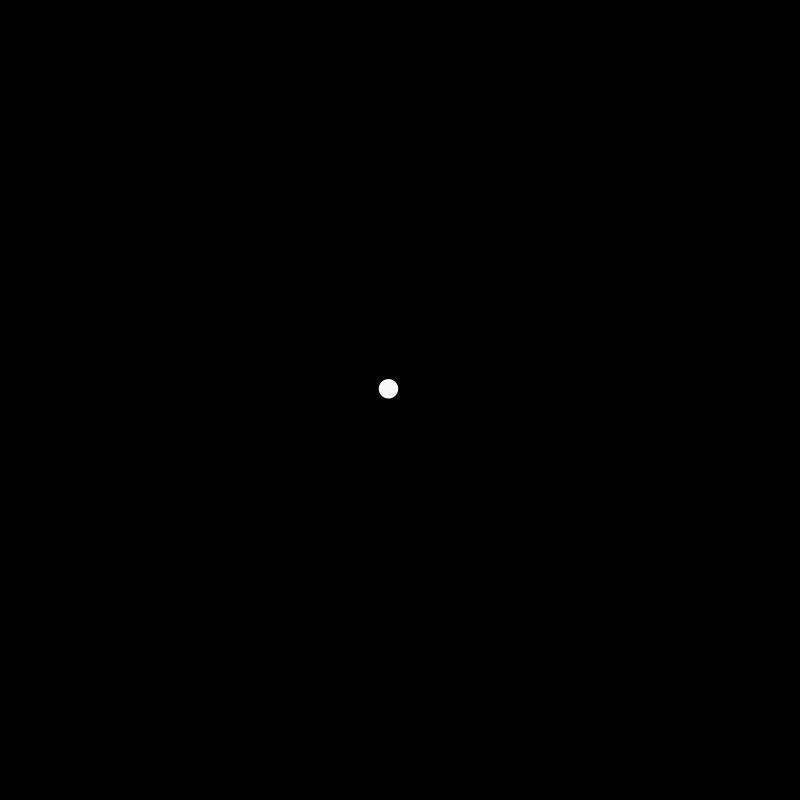
Frame 1 (no input)
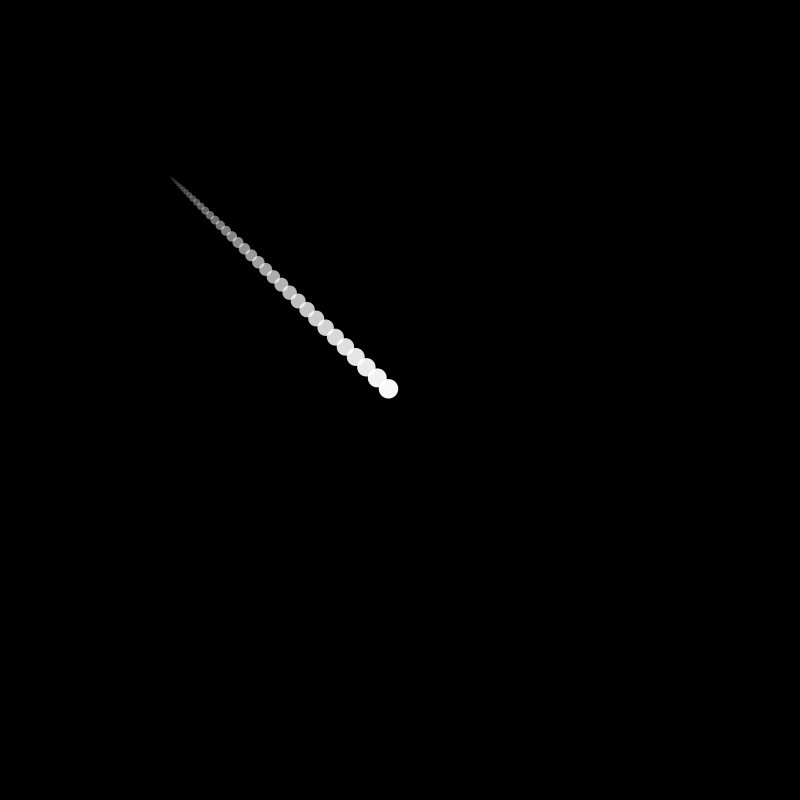
Frame 60 (the mouse pressed at the canvas centre just before this capture)
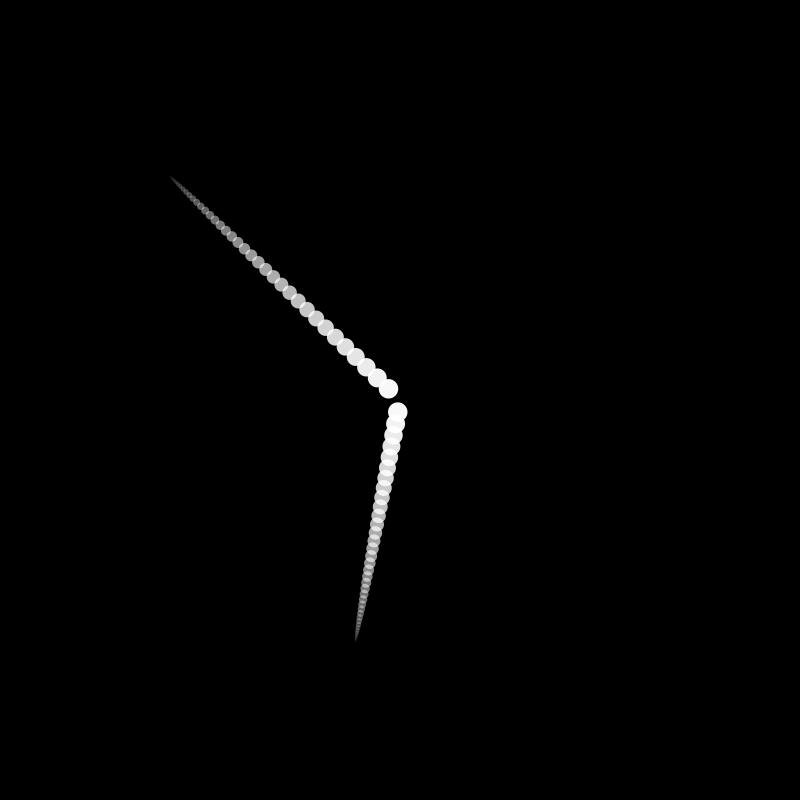
Frame 120 (the mouse held since frame 60 and released just before this capture)

The Processing sketch that drew these frames (run headless with seeded random() and noise(); from frame 60 on, the mouse is pressed at the canvas centre):

// Processing sketch: revision_pvector
// ── revision_pvector.pde
// renaud.jean-francois(arobas)uqam(point)ca
// Syntaxe Processing version 3.5.4
// dimanche, 10 octobre 2021

Mobile m1;
PVector posInit;

void setup() {
  size(800, 800);
  background(0);
  fill(255);
  noStroke();

  translate(width/2, height/2);
  posInit = new PVector(0, 0);
  m1 = new Mobile(posInit);
}

void draw() {
  //background(0);

  //pushStyle();
  //fill(0,10);
  //noStroke();
  //rect(0,0,width,height);
  //popStyle();

  translate(width/2, height/2);

  // Bouger et afficher objet
  m1.update();
  //println(m1.loc.mag());
  m1.display();
}

void mousePressed() {
  //background(0);
  m1 = new Mobile(posInit);
}

// ── mobile.pde
class Mobile {
  // 1 - Variables membres
  PVector loc, angle, friction;
  float elanInit, tailleInit;

  // 2- Constructeur
  Mobile (PVector _loc) {
    tailleInit = 20;

    angle = PVector.random2D();
    angle.normalize();
    elanInit = random(10, 20);
    angle.mult(elanInit);

    friction = new PVector();
    friction = angle.copy();
    friction.mult(-1);
    friction.mult(0.025);

    loc = new PVector();
    loc = _loc.copy();

    // Dessin de l’objet à sa création
    //fill(255, 0, 0);
    //circle(loc.x, loc.y, tailleInit);
  }

  // 3 - Méthodes
  void update() {
    if (angle.mag() > 0.1) {
      angle.add(friction);
    } else {
      angle.setMag(0);
    }
    loc.add(angle);
  }

  void display() {
    float opacite = map(angle.mag(), 0, elanInit, 0, 255);
    fill(255, opacite);
    float taille = map(angle.mag(), 0, elanInit, 0, tailleInit);
    circle(loc.x, loc.y, taille);
  }
}
